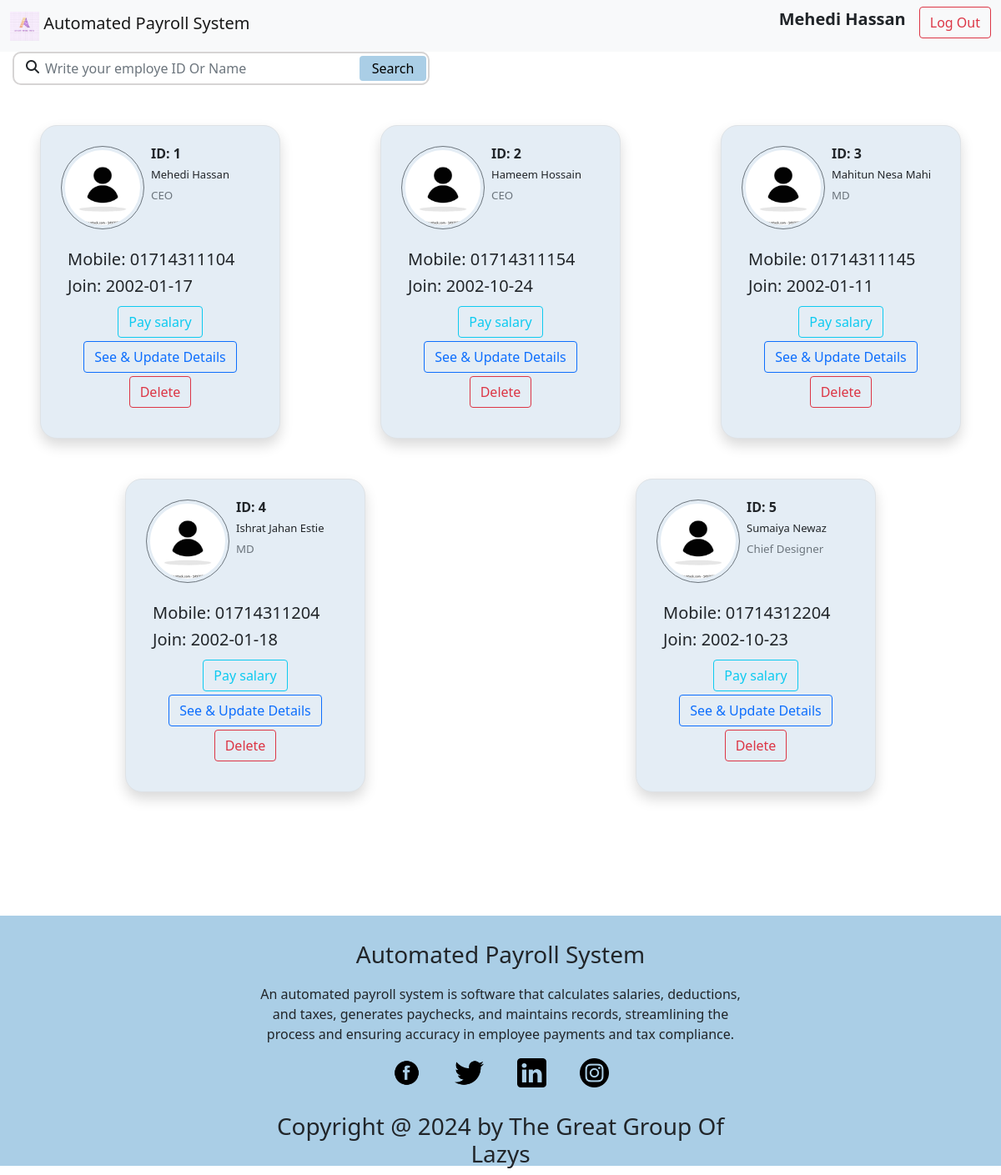
The page /allemployeea.php (signed in) on the database as committed earlier.
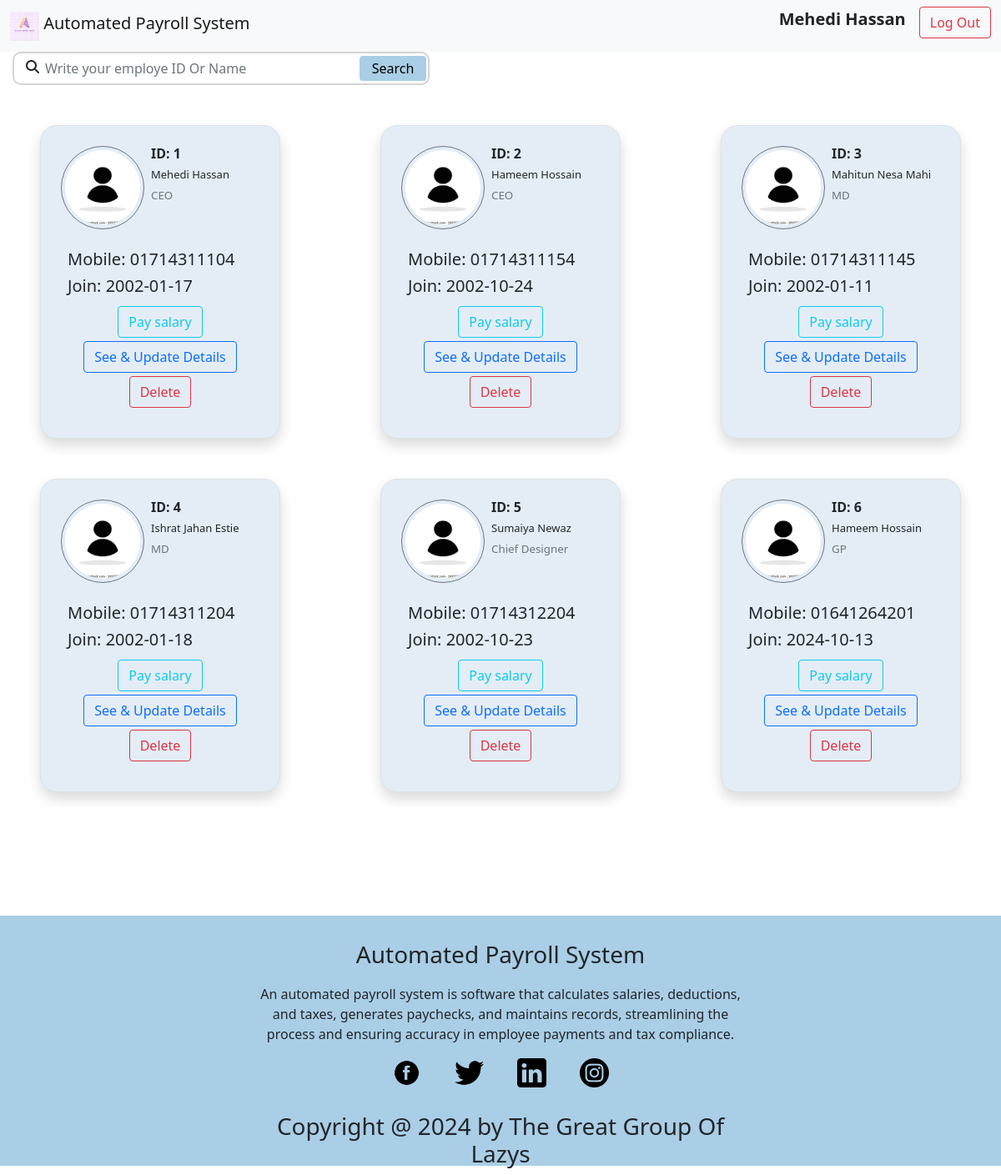
The same page on the database as committed later.
### tables this page shows
CREATE TABLE `emp_info` (
  `emp_id` int(11) NOT NULL,
  `email` varchar(255) NOT NULL,
  `password` varchar(12) NOT NULL,
  `name` varchar(255) NOT NULL,
  `designation` varchar(255) NOT NULL,
  `joining_date` date DEFAULT NULL,
  `address` varchar(255) NOT NULL,
  `mobile` varchar(15) NOT NULL
);

### allemployeea.php (the view, shortened to what this page needs)
<?php
  if (isset($_SESSION['user'])) {
      $user = $_SESSION['user'];
  } else {
      header("Location: login.php");
      exit();
  }
  require_once "config.php";
  $eId=$user['emp_id'];
  $sql = "SELECT * FROM `emp_info` WHERE emp_id='$eId' ";
    $result = $conn->query($sql);
    $row = $result->fetch_assoc() ;
?>
<!DOCTYPE html>
<html lang="en">
<head>
    <link href="https://cdn.jsdelivr.net/npm/bootstrap@5.0.2/dist/css/bootstrap.min.css" rel="stylesheet"
>
    <link rel="stylesheet" href="./css/navbar_footer_style.css">
</head>
<body >
    <nav class="navbar navbar-light bg-light">
        <div class="container-fluid">
          <a class="navbar-brand" href="welcome_admin.php">
          <img src="./logos/logo.jpg" alt="" width="35" height="35"
        class=" align-text-top ">
          Automated Payroll System</a>
          <div class="d-flex">
            <?php
              echo '<p class="fw-bold fs-5 me-3">' . $row['name'] . '</p>';
            ?>
            <a href="logout.php" class="text-decoration-none" onclick="return confirm('Are you sure you want to log out?')"> <button class="btn btn-outline-danger" type="button">Log Out</button></a>
         </div>
        </div>
      </nav>
           <div >
                <div  style="margin-left: 15px; align-items: center;">
                    <div class="col-md-8 d-flex">
                        <div class="search" style="width: 500px;">
                            <i class="fa fa-search"></i>
                            <form action="allemployeea.php" method="post">
                                <input type="text" id="search" name="search" class="form-control" placeholder="Write your employe ID Or Name">
                            <button class=" button rounded" >Search</button>
                            </form>
                        </div>
                    </div>
                </div>
            </div>
       <div class="row mt-5">
       <?php
$sql1 = "SELECT * FROM `emp_info`";
$result1 = $conn->query($sql1);
if ($result1->num_rows > 0) {
    while ($row = $result1->fetch_assoc()) {
?>
        <div class="col-4 mx-auto mb-5" style="width: 33%;">
            <div class="card border p-3 shadow mx-auto" style="width: 18rem; padding: 0; border-radius: 20px; background-color:rgb(228, 237, 245)">
                <div class="d-flex">
                    <img class="rounded-circle float-left m-2 p-1 border border-1 border-secondary" style="width: 100px; height: 100px;" src="./logos/person.jpg" alt="Employee Image">
                    <div class="my-2">
                        <h6><b>ID: <?php echo $row['emp_id']; ?></b></h6>
                        <h6 style="font-size: small;"><?php echo $row['name']; ?></h6>
                        <h6 style="font-size: smaller;" class="text-muted"><?php echo $row['designation']; ?></h6>
                    </div>
                </div>
                <div class="card-body">
                    <h5 class="card-title">Mobile: <span class="salary"><?php echo $row['mobile']; ?></span></h5>
                    <h5 class="card-title">Join: <?php echo $row['joining_date']; ?></h5>
                    <div class="text-center m-1">
                        <a href="pay_salary.php?emp_id=<?php echo $row['emp_id']; ?>"><button type="button" class="btn btn-outline-info mt-1">Pay salary</button></a>
                        <a href="update_employee.php?emp_id=<?php echo $row['emp_id']; ?>"><button type="button" class="btn btn-outline-primary mt-1">See & Update Details</button></a>
                        <a href="delete_employee.php?emp_id=<?php echo $row['emp_id']; ?>" onclick="return confirm('Are you sure you want to delete this employee?');"><button type="button" class="btn btn-outline-danger mt-1">Delete</button></a>
                    </div>
                </div>
            </div>
        </div>
<?php
    }
} else {
    echo "<p>No employees found.</p>";
}
?>
       </div>
  <footer>
    <div>
        <div>
            <h3>Automated Payroll System</h3>
            <p> An automated payroll system is software that calculates salaries, deductions, and taxes, generates
                paychecks, and maintains records, streamlining the process and ensuring accuracy in employee
                payments and tax compliance.</p>
            <div>
                <ul class=”socials”>
                    <li><img src="./logos/367582_facebook_social_icon.png" alt="" width="35" height="35"
                            class="d-inline-block align-text-top "></li>
                    <li><img src="./logos/5305170_bird_social media_social network_tweet_twitter_icon.png" alt=""
                            width="35" height="35" class="d-inline-block align-text-top "></li>
                    <li><img src="./logos/5282542_linkedin_network_social network_linkedin logo_icon.png" alt=""
                            width="35" height="35" class="d-inline-block align-text-top "></li>
                    <li><img src="./logos/5279112_camera_instagram_social media_instagram logo_icon.png" alt=""
                            width="35" height="35" class="d-inline-block align-text-top "></li>
                </ul>
            </div>
            <h3>Copyright @ 2024 by The Great Group Of Lazys</h3>
        </div>
    </div>
  </footer>
</body>
</html>

### css/navbar_footer_style.css (style rules this page uses)
.search { position: relative; }
.search input { height: 40px; text-indent: 25px; border: 2px solid #d6d4d4; border-radius: 10px; }
.search .fa-search { position: absolute; top: 10px; left: 16px; }
.search button { position: absolute; top: 5px; right: 4px; height: 30px; width: 80px; background: rgb(170, 206, 230); border: 2px solid rgb(170, 206, 230); border-radius: 25px; }
footer { height: 300px; background-color: rgb(170, 206, 230); margin-top: 100px; }
footer>div { display: flex; justify-content:space-around; }
footer>div>div { width: 50%; }
footer>div>div>h3 { text-align: center; padding-top: 30px; }
footer>div>div>p { text-align: center; padding-top: 10px; }
footer>div>div>div>ul { width: 50%; margin: auto; padding-left: 0px; list-style: none; display: flex; justify-content: space-around; }

Rows that differ between the two databases and show on the page:
added emp_info: emp_id "6", name "Hameem Hossain", designation "GP", mobile "01641264201", joining_date "2024-10-13"
